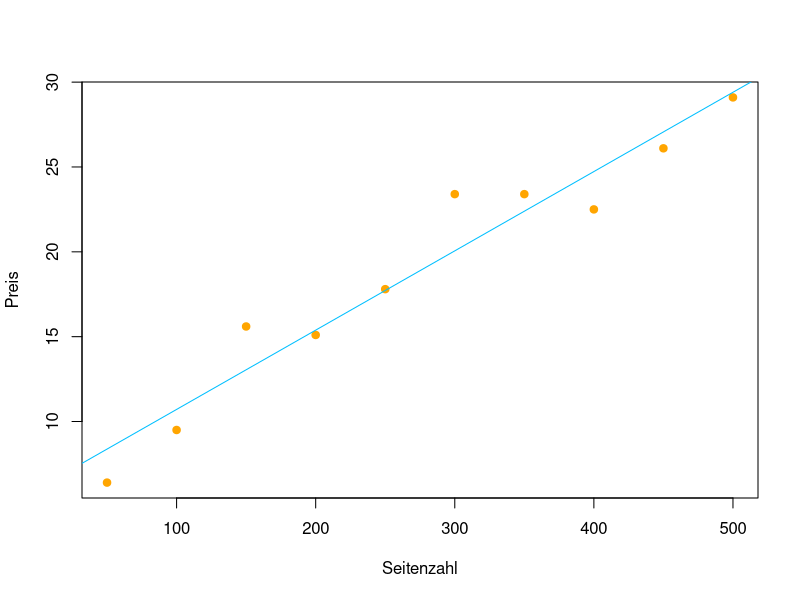

Write R code to recreate this figure.
#############################################
#           Lineare Regression              #
#############################################
seiten <- seq(50, 500, 50)
preis <- c(6.4, 9.5, 15.6, 15.1, 17.8, 23.4, 23.4, 22.5,
           26.1, 29.1)
lm(preis ~ seiten)

## Graphisch
plot(seiten, preis, 
     col = "orange", 
     pch = 19, 
     xlab = "Seitenzahl", 
     ylab = "Preis")
abline(lm(preis ~ seiten), col = "deepskyblue")
